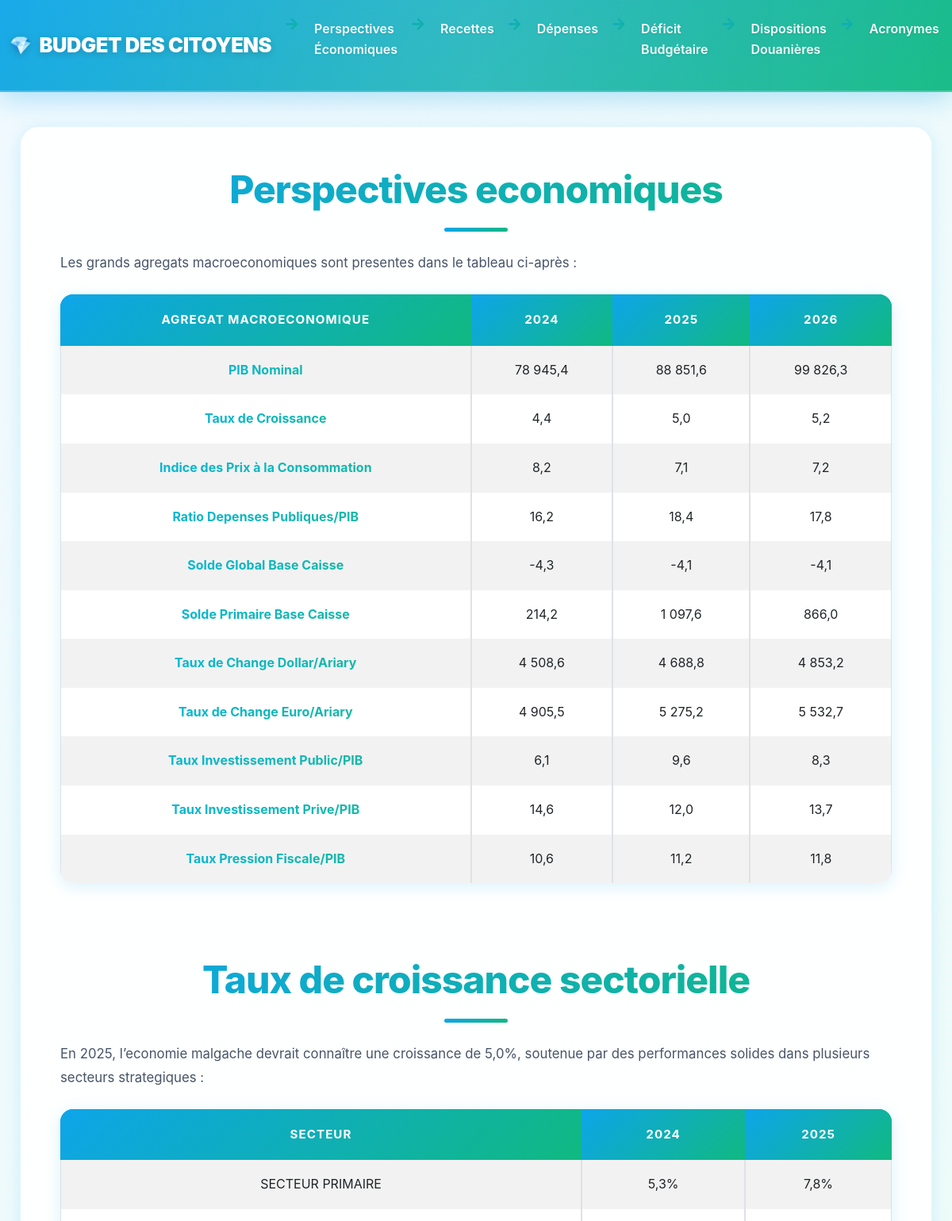
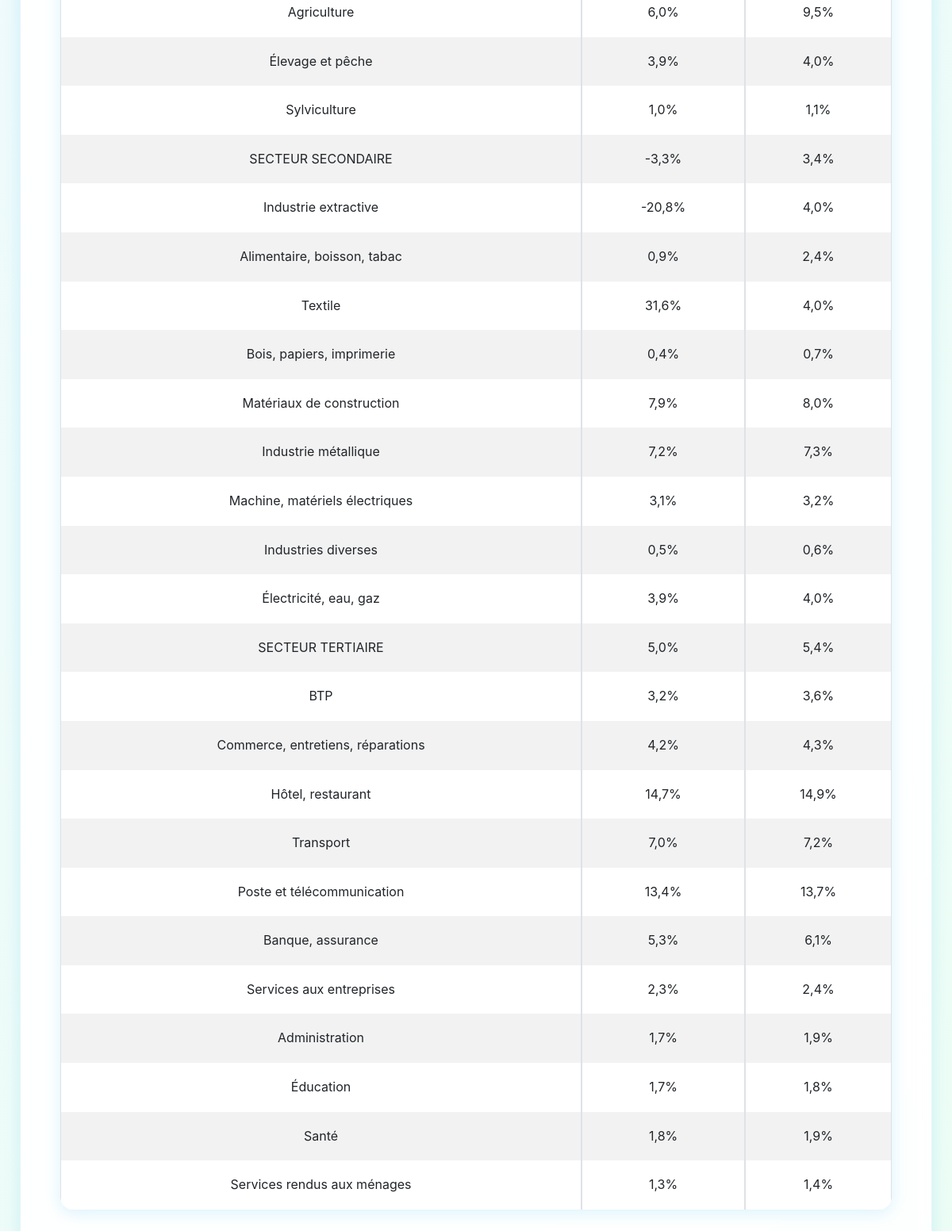
The app's page /pages/Perspectives_economiques.php with its own data (2 pictures, top to bottom).
### tables this page shows
CREATE TABLE TauxCroissanceSectorielle (
    id INT PRIMARY KEY AUTO_INCREMENT,
    annee VARCHAR(4),
    secteur VARCHAR(50),
    taux_croissance_2024 DECIMAL(5, 2),
    taux_croissance_2025 DECIMAL(5, 2),
    perspective_economique_id INT,
    FOREIGN KEY (perspective_economique_id) REFERENCES PerspectivesEconomiques(id)
);

### inc/connexion.php (called while the page is built, shortened)
<?php
function dbconnect(){
  static $connect = null;
  if($connect === null){
      $connect = mysqli_connect('localhost','root','','Budget_citoyens');
      mysqli_set_charset($connect,'utf8mb4');
  }
  return $connect;
}
?>

### inc/functions.php (called while the page is built, shortened)
<?php
    include("connexion.php");
    function get_all_perspect_economiq(){
        $requete = "SELECT * FROM v_perspective_economique";
        $result = mysqli_query(dbconnect(),$requete);
        $result_array = [];
        if ($result) {
            while ($row = mysqli_fetch_assoc($result)) {
                $result_array[] = $row;
            }
        } else {
            echo "Error: " . mysqli_error(dbconnect());
        }
        return $result_array;
    }
    function get_all_taux_croissance_sectorielle(){
        $requete = "SELECT * FROM TauxCroissanceSectorielle";
        $result = mysqli_query(dbconnect(),$requete);
        $result_array = [];
        if ($result) {
            while ($row = mysqli_fetch_assoc($result)) {
                $result_array[] = $row;
            }
        } else {
            echo "Error: " . mysqli_error(dbconnect());
        }
        return $result_array;
    }
?>

### pages/Perspectives_economiques.php (the view, shortened to what this page needs)
<?php
    include("../inc/header.php");
    $all_perspect_economiq = get_all_perspect_economiq();
    $taux_croissance_sectorielle = get_all_taux_croissance_sectorielle();
?>
   <div class="container mt-5">
        <h1 class="mb-4 text-center titre">Perspectives economiques</h1>
    <p>
        Les grands agregats macroeconomiques sont presentes dans le tableau ci-après :
    </p>
    <table class="table table-striped table-bordered table-hover">
        <thead class="table-dark">
            <tr>
                <th>Agregat Macroeconomique</th>
                <th>2024</th>
                <th>2025</th>
                <th>2026</th>
            </tr>
        </thead>
        <tbody>
            <?php foreach ($all_perspect_economiq as $perspect) { ?>
                <tr>
                    <td><strong><?= htmlspecialchars($perspect['Agregat_Macroeconomique']); ?></strong></td>
                    <td><?= number_format($perspect['2024'], 1, ',', ' '); ?></td>
                    <td><?= number_format($perspect['2025'], 1, ',', ' '); ?></td>
                    <td><?= number_format($perspect['2026'], 1, ',', ' '); ?></td>
                </tr>
           <?php } ?>
        </tbody>
    </table>
    <br><br><br>
    <h1 class="mb-4 text-center titre">Taux de croissance sectorielle</h1>
    <p>
        En 2025, l’economie malgache devrait connaître une croissance de 5,0%, soutenue par des performances solides dans plusieurs secteurs strategiques :
    </p>
    <table class="table table-striped table-bordered table-hover">
        <thead class="table-dark">
            <tr>
                <th>Secteur</th>
                <th>2024</th>
                <th>2025</th>
            </tr>
        </thead>
        <tbody>
            <?php foreach ($taux_croissance_sectorielle as $taux) { ?>
                <tr>
                    <td><?= htmlspecialchars($taux['secteur']); ?></td>
                    <td><?= number_format($taux['taux_croissance_2024'], 1, ',', ' '); ?>%</td>
                    <td><?= number_format($taux['taux_croissance_2025'], 1, ',', ' '); ?>%</td>
                </tr>
            <?php } ?>
        </tbody>
    </table>
</div>
</body>
</html>

### records on screen
tauxcroissancesectorielle: secteur "SECTEUR PRIMAIRE", taux_croissance_2024 "5,3", taux_croissance_2025 "7,8"
tauxcroissancesectorielle: secteur "Agriculture", taux_croissance_2024 "6,0", taux_croissance_2025 "9,5"
tauxcroissancesectorielle: secteur "Élevage et pêche", taux_croissance_2024 "3,9", taux_croissance_2025 "4,0"
tauxcroissancesectorielle: secteur "Sylviculture", taux_croissance_2024 "1,0", taux_croissance_2025 "1,1"
tauxcroissancesectorielle: secteur "SECTEUR SECONDAIRE", taux_croissance_2024 "-3,3", taux_croissance_2025 "3,4"
tauxcroissancesectorielle: secteur "Industrie extractive", taux_croissance_2024 "-20,8", taux_croissance_2025 "4,0"
tauxcroissancesectorielle: secteur "Alimentaire, boisson, tabac", taux_croissance_2024 "0,9", taux_croissance_2025 "2,4"
tauxcroissancesectorielle: secteur "Textile", taux_croissance_2024 "31,6", taux_croissance_2025 "4,0"
tauxcroissancesectorielle: secteur "Bois, papiers, imprimerie", taux_croissance_2024 "0,4", taux_croissance_2025 "0,7"
tauxcroissancesectorielle: secteur "Matériaux de construction", taux_croissance_2024 "7,9", taux_croissance_2025 "8,0"
tauxcroissancesectorielle: secteur "Industrie métallique", taux_croissance_2024 "7,2", taux_croissance_2025 "7,3"
tauxcroissancesectorielle: secteur "Machine, matériels électriques", taux_croissance_2024 "3,1", taux_croissance_2025 "3,2"
tauxcroissancesectorielle: secteur "Industries diverses", taux_croissance_2024 "0,5", taux_croissance_2025 "0,6"
tauxcroissancesectorielle: secteur "Électricité, eau, gaz", taux_croissance_2024 "3,9", taux_croissance_2025 "4,0"
tauxcroissancesectorielle: secteur "SECTEUR TERTIAIRE", taux_croissance_2024 "5,0", taux_croissance_2025 "5,4"
tauxcroissancesectorielle: secteur "BTP", taux_croissance_2024 "3,2", taux_croissance_2025 "3,6"
tauxcroissancesectorielle: secteur "Commerce, entretiens, réparations", taux_croissance_2024 "4,2", taux_croissance_2025 "4,3"
tauxcroissancesectorielle: secteur "Hôtel, restaurant", taux_croissance_2024 "14,7", taux_croissance_2025 "14,9"
tauxcroissancesectorielle: secteur "Transport", taux_croissance_2024 "7,0", taux_croissance_2025 "7,2"
tauxcroissancesectorielle: secteur "Poste et télécommunication", taux_croissance_2024 "13,4", taux_croissance_2025 "13,7"
tauxcroissancesectorielle: secteur "Banque, assurance", taux_croissance_2024 "5,3", taux_croissance_2025 "6,1"
tauxcroissancesectorielle: secteur "Services aux entreprises", taux_croissance_2024 "2,3", taux_croissance_2025 "2,4"
tauxcroissancesectorielle: secteur "Administration", taux_croissance_2024 "1,7", taux_croissance_2025 "1,9"
tauxcroissancesectorielle: secteur "Éducation", taux_croissance_2024 "1,7", taux_croissance_2025 "1,8"
tauxcroissancesectorielle: secteur "Santé", taux_croissance_2024 "1,8", taux_croissance_2025 "1,9"
tauxcroissancesectorielle: secteur "Services rendus aux ménages", taux_croissance_2024 "1,3", taux_croissance_2025 "1,4"

### other values on screen
$perspect['Agregat_Macroeconomique'] "PIB Nominal"
$perspect['2024'] "78 945,4"
$perspect['2025'] "88 851,6"
$perspect['2026'] "99 826,3"
$perspect['Agregat_Macroeconomique'] "Taux de Croissance"
$perspect['2024'] "4,4"
$perspect['2025'] "5,0"
$perspect['2026'] "5,2"
$perspect['Agregat_Macroeconomique'] "Indice des Prix à la Consommation"
$perspect['2024'] "8,2"
$perspect['2025'] "7,1"
$perspect['2026'] "7,2"
$perspect['Agregat_Macroeconomique'] "Ratio Depenses Publiques/PIB"
$perspect['2024'] "16,2"
$perspect['2025'] "18,4"
